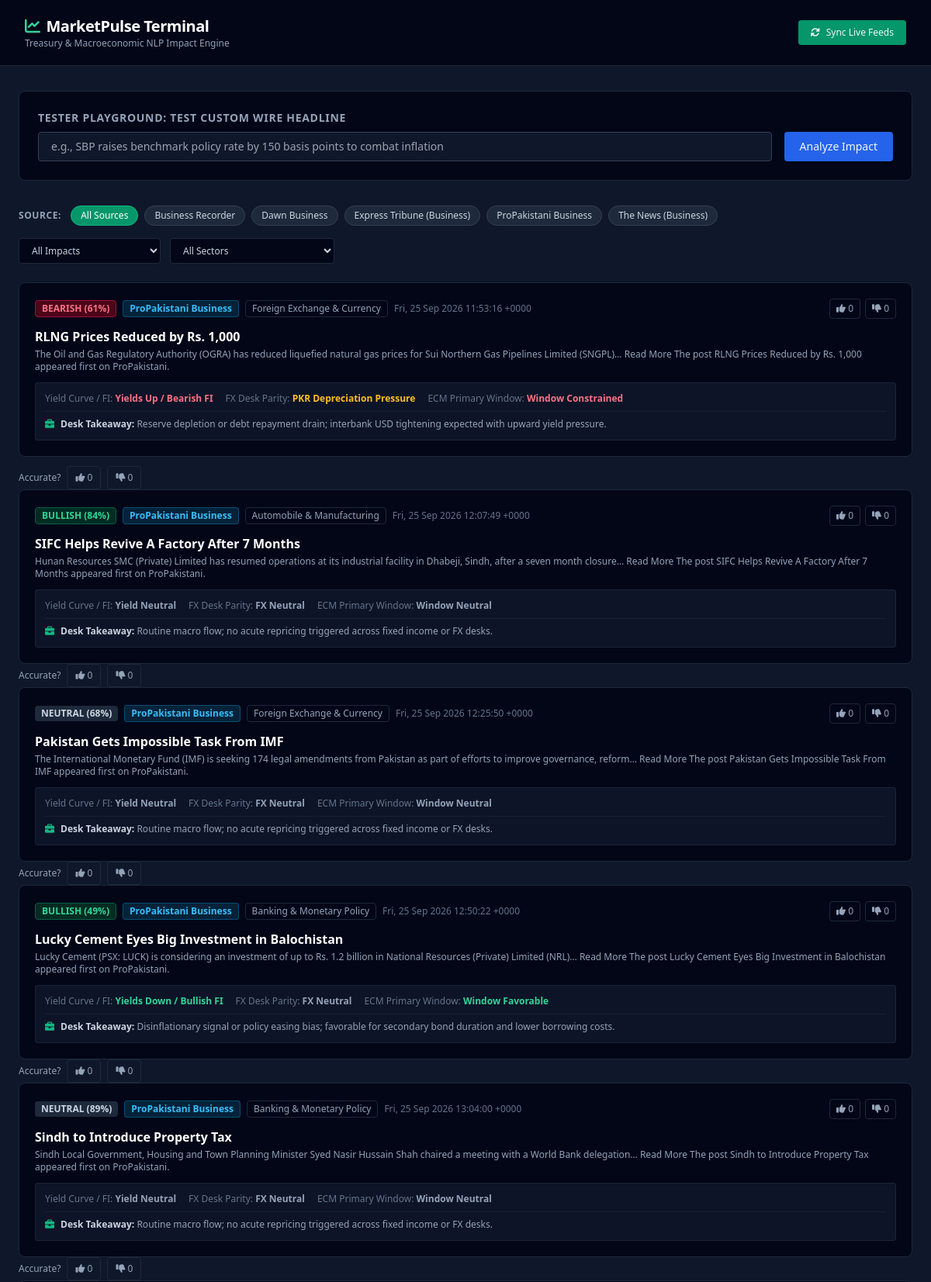
The page / (upper part) on the database its author committed.
### backend/models.py (models this page shows)
class NewsItem(Base):
    __tablename__ = "news_items"
    id = Column(Integer, primary_key=True, index=True)
    source = Column(String, default="Wire", index=True)
    headline = Column(String, unique=True, index=True)
    summary = Column(String)
    published_date = Column(String)
    affected_sector = Column(String, index=True)
    sector_confidence = Column(Float)
    impact_direction = Column(String, index=True)  # BULLISH, BEARISH, NEUTRAL
    sentiment_confidence = Column(Float)
    yield_bias = Column(String, default="Yield Neutral", index=True)
    fx_pressure = Column(String, default="FX Neutral", index=True)
    ecm_window = Column(String, default="Window Neutral", index=True)
    desk_note = Column(String, default="")  # Single-sentence trader takeaway
    created_at = Column(DateTime, default=datetime.utcnow)
    accuracy_upvotes = Column(Integer, default=0)
    accuracy_downvotes = Column(Integer, default=0)

### backend/main.py (the view)
@app.get("/", response_class=HTMLResponse)
def serve_dashboard(request: Request, db: Session = Depends(get_db)):
    items = db.query(NewsItem).order_by(NewsItem.created_at.desc()).limit(100).all()
    sources = sorted(list({item.source for item in items if item.source}))
    return templates.TemplateResponse(
        request=request,
        name="index.html",
        context={"items": items, "sources": sources}
    )

### frontend/templates/index.html (shortened to what this page needs)
<!DOCTYPE html>
<html lang="en">
<head>
    <script src="https://cdn.tailwindcss.com"></script>
    <link rel="stylesheet" href="https://cdnjs.cloudflare.com/ajax/libs/font-awesome/6.0.0/css/all.min.css"/>
</head>
<body class="bg-slate-900 text-slate-100 min-h-screen font-sans">
    <header class="border-b border-slate-800 bg-slate-950 px-8 py-5 flex justify-between items-center sticky top-0 z-50">
        <div>
            <h1 class="text-xl font-bold tracking-tight text-white flex items-center gap-2">
                <i class="fa-solid fa-chart-line text-emerald-400"></i> MarketPulse Terminal
            </h1>
            <p class="text-xs text-slate-400">Treasury & Macroeconomic NLP Impact Engine</p>
        </div>
        <button onclick="syncFeeds()" id="syncBtn" class="bg-emerald-600 hover:bg-emerald-500 text-xs px-4 py-2 rounded font-medium flex items-center gap-2 transition">
            <i class="fa-solid fa-rotate"></i> Sync Live Feeds
        </button>
    </header>
    <main class="max-w-7xl mx-auto px-6 py-8">
        <section class="bg-slate-950 border border-slate-800 rounded-lg p-6 mb-8">
            <h2 class="text-sm font-semibold uppercase tracking-wider text-slate-400 mb-2">Tester Playground: Test Custom Wire Headline</h2>
            <div class="flex gap-4">
                <input id="customText" type="text" placeholder="e.g., SBP raises benchmark policy rate by 150 basis points to combat inflation"
                       class="flex-1 bg-slate-900 border border-slate-700 rounded px-4 py-2 text-sm focus:outline-none focus:border-emerald-500 text-white"/>
                <button onclick="testHeadline()" class="bg-blue-600 hover:bg-blue-500 text-sm px-5 py-2 rounded font-medium transition">
                    Analyze Impact
                </button>
            </div>
        </section>
        <section class="mb-6 space-y-4">
            <div class="flex flex-wrap items-center justify-between gap-4">
                <div class="flex flex-wrap items-center gap-2">
                    <span class="text-xs text-slate-400 font-semibold uppercase tracking-wider mr-1">Source:</span>
                    <button onclick="filterSource('ALL')" class="source-pill px-3 py-1 text-xs rounded-full bg-emerald-600 text-white border border-emerald-500 transition font-medium" data-source="ALL">
                        All Sources
                    </button>
                    {% for src in sources %}
                    <button onclick="filterSource('{{ src }}')" class="source-pill px-3 py-1 text-xs rounded-full bg-slate-800 text-slate-300 border border-slate-700 hover:bg-slate-700 transition" data-source="{{ src }}">
                        {{ src }}
                    </button>
                    {% endfor %}
                </div>
                <div class="flex items-center gap-3">
                    <select id="impactSelect" onchange="applyFilters()" class="bg-slate-950 border border-slate-800 text-xs rounded px-3 py-1.5 text-slate-300 focus:outline-none focus:border-emerald-500">
                        <option value="ALL">All Impacts</option>
                    </select>
                    <select id="sectorSelect" onchange="applyFilters()" class="bg-slate-950 border border-slate-800 text-xs rounded px-3 py-1.5 text-slate-300 focus:outline-none focus:border-emerald-500">
                        <option value="ALL">All Sectors</option>
                    </select>
                </div>
            </div>
        </section>
        <section>
            <div id="newsFeed" class="space-y-3">
                {% for item in items %}
                <div class="news-card bg-slate-950 border border-slate-800 rounded-lg p-5 transition flex flex-col gap-3"
     data-source="{{ item.source }}"
     data-impact="{{ item.impact_direction }}"
     data-sector="{{ item.affected_sector }}">
    <div class="flex flex-wrap items-center justify-between gap-2">
        <div class="flex flex-wrap items-center gap-2">
            <span class="text-xs font-bold px-2 py-0.5 rounded
                {% if item.impact_direction == 'BULLISH' %} bg-emerald-950 text-emerald-400 border border-emerald-800
                {% elif item.impact_direction == 'BEARISH' %} bg-rose-950 text-rose-400 border border-rose-800
                {% else %} bg-slate-800 text-slate-300 {% endif %}">
                {{ item.impact_direction }} ({{ ((item.sentiment_confidence or 0) * 100) | int }}%)
            </span>
            <span class="text-xs font-semibold text-sky-400 bg-sky-950/70 border border-sky-800/80 px-2 py-0.5 rounded">
                {{ item.source }}
            </span>
            <span class="text-xs text-slate-400 border border-slate-800 px-2 py-0.5 rounded">
                {{ item.affected_sector }}
            </span>
            <span class="text-xs text-slate-500">{{ item.published_date }}</span>
        </div>
        <div class="flex items-center gap-1.5 text-xs text-slate-400">
            <button onclick="vote('{{ item.id }}', true)" class="hover:text-emerald-400 border border-slate-800 px-2 py-1 rounded transition">
                <i class="fa-solid fa-thumbs-up"></i> {{ item.accuracy_upvotes }}
            </button>
            <button onclick="vote('{{ item.id }}', false)" class="hover:text-rose-400 border border-slate-800 px-2 py-1 rounded transition">
                <i class="fa-solid fa-thumbs-down"></i> {{ item.accuracy_downvotes }}
            </button>
        </div>
    </div>
    <div>
        <h3 class="text-base font-semibold text-white mb-1 leading-snug">{{ item.headline }}</h3>
        {% if item.summary %}
        <p class="text-xs text-slate-400 line-clamp-2">{{ item.summary }}</p>
        {% endif %}
    </div>
    <div class="bg-slate-900/90 border border-slate-800/80 rounded p-3 text-xs space-y-2">
        <div class="flex flex-wrap items-center gap-4 text-slate-300">
            <div>
                <span class="text-slate-500 font-medium">Yield Curve / FI:</span>
                <span class="font-semibold {% if 'Down' in item.yield_bias %}text-emerald-400{% elif 'Up' in item.yield_bias %}text-rose-400{% else %}text-slate-400{% endif %}">
                    {{ item.yield_bias }}
                </span>
            </div>
            <div>
                <span class="text-slate-500 font-medium">FX Desk Parity:</span>
                <span class="font-semibold {% if 'Supportive' in item.fx_pressure %}text-emerald-400{% elif 'Depreciation' in item.fx_pressure %}text-amber-400{% else %}text-slate-400{% endif %}">
                    {{ item.fx_pressure }}
                </span>
            </div>
            <div>
                <span class="text-slate-500 font-medium">ECM Primary Window:</span>
                <span class="font-semibold {% if 'Favorable' in item.ecm_window %}text-emerald-400{% elif 'Constrained' in item.ecm_window %}text-rose-400{% else %}text-slate-400{% endif %}">
                    {{ item.ecm_window }}
                </span>
            </div>
        </div>
        {% if item.desk_note %}
        <div class="text-slate-400 border-t border-slate-800/60 pt-2 flex items-start gap-2">
            <i class="fa-solid fa-briefcase text-emerald-500 mt-0.5"></i>
            <span><strong class="text-slate-300">Desk Takeaway:</strong> {{ item.desk_note }}</span>
        </div>
        {% endif %}
    </div>
</div>
                    <div class="flex items-center gap-2 text-xs text-slate-400 flex-shrink-0">
                        <span class="hidden md:inline">Accurate?</span>
                        <button onclick="vote('{{ item.id }}', true)" class="hover:text-emerald-400 border border-slate-800 px-2.5 py-1.5 rounded transition">
                            <i class="fa-solid fa-thumbs-up"></i> {{ item.accuracy_upvotes }}
                        </button>
                        <button onclick="vote('{{ item.id }}', false)" class="hover:text-rose-400 border border-slate-800 px-2.5 py-1.5 rounded transition">
                            <i class="fa-solid fa-thumbs-down"></i> {{ item.accuracy_downvotes }}
                        </button>
                    </div>
                </div>
                {% endfor %}
        </section>
    </main>
</body>
</html>

### rows shown on the page
NewsItem: source "Business Recorder"
NewsItem: source "Dawn Business"
NewsItem: source "Express Tribune (Business)"
NewsItem: source "ProPakistani Business", impact_direction "BEARISH", ((item.sentiment_confidenceor0)*100)|int "61", affected_sector "Foreign Exchange & Currency", published_date "Fri, 25 Sep 2026 11:53:16 +0000", accuracy_upvotes "0", accuracy_downvotes "0", headline "RLNG Prices Reduced by Rs. 1,000", summary "The Oil and Gas Regulatory Authority (OGRA) has reduced liquefied natural gas prices for Sui Northern Gas Pipelines Limited (SNGPL)… Read More The post RLNG Prices Reduced by Rs. 1,000 appeared first on ProPakistani.", yield_bias "Yields Up / Bearish FI", fx_pressure "PKR Depreciation Pressure", ecm_window "Window Constrained", desk_note "Reserve depletion or debt repayment drain; interbank USD tightening expected with upward yield pressure."
NewsItem: source "The News (Business)"
NewsItem: impact_direction "BULLISH", ((item.sentiment_confidenceor0)*100)|int "84", source "ProPakistani Business", affected_sector "Automobile & Manufacturing", published_date "Fri, 25 Sep 2026 12:07:49 +0000", accuracy_upvotes "0", accuracy_downvotes "0", headline "SIFC Helps Revive A Factory After 7 Months", summary "Hunan Resources SMC (Private) Limited has resumed operations at its industrial facility in Dhabeji, Sindh, after a seven month closure… Read More The post SIFC Helps Revive A Factory After 7 Months appeared first on ProPakistani.", yield_bias "Yield Neutral", fx_pressure "FX Neutral", ecm_window "Window Neutral", desk_note "Routine macro flow; no acute repricing triggered across fixed income or FX desks."
NewsItem: impact_direction "NEUTRAL", ((item.sentiment_confidenceor0)*100)|int "68", source "ProPakistani Business", affected_sector "Foreign Exchange & Currency", published_date "Fri, 25 Sep 2026 12:25:50 +0000", accuracy_upvotes "0", accuracy_downvotes "0", headline "Pakistan Gets Impossible Task From IMF", summary "The International Monetary Fund (IMF) is seeking 174 legal amendments from Pakistan as part of efforts to improve governance, reform… Read More The post Pakistan Gets Impossible Task From IMF appeared first on ProPakistani.", yield_bias "Yield Neutral", fx_pressure "FX Neutral", ecm_window "Window Neutral", desk_note "Routine macro flow; no acute repricing triggered across fixed income or FX desks."
NewsItem: impact_direction "BULLISH", ((item.sentiment_confidenceor0)*100)|int "49", source "ProPakistani Business", affected_sector "Banking & Monetary Policy", published_date "Fri, 25 Sep 2026 12:50:22 +0000", accuracy_upvotes "0", accuracy_downvotes "0", headline "Lucky Cement Eyes Big Investment in Balochistan", summary "Lucky Cement (PSX: LUCK) is considering an investment of up to Rs. 1.2 billion in National Resources (Private) Limited (NRL)… Read More The post Lucky Cement Eyes Big Investment in Balochistan appeared first on ProPakistani.", yield_bias "Yields Down / Bullish FI", fx_pressure "FX Neutral", ecm_window "Window Favorable", desk_note "Disinflationary signal or policy easing bias; favorable for secondary bond duration and lower borrowing costs."
NewsItem: impact_direction "NEUTRAL", ((item.sentiment_confidenceor0)*100)|int "89", source "ProPakistani Business", affected_sector "Banking & Monetary Policy", published_date "Fri, 25 Sep 2026 13:04:00 +0000", accuracy_upvotes "0", accuracy_downvotes "0", headline "Sindh to Introduce Property Tax", summary "Sindh Local Government, Housing and Town Planning Minister Syed Nasir Hussain Shah chaired a meeting with a World Bank delegation… Read More The post Sindh to Introduce Property Tax appeared first on ProPakistani.", yield_bias "Yield Neutral", fx_pressure "FX Neutral", ecm_window "Window Neutral", desk_note "Routine macro flow; no acute repricing triggered across fixed income or FX desks."
